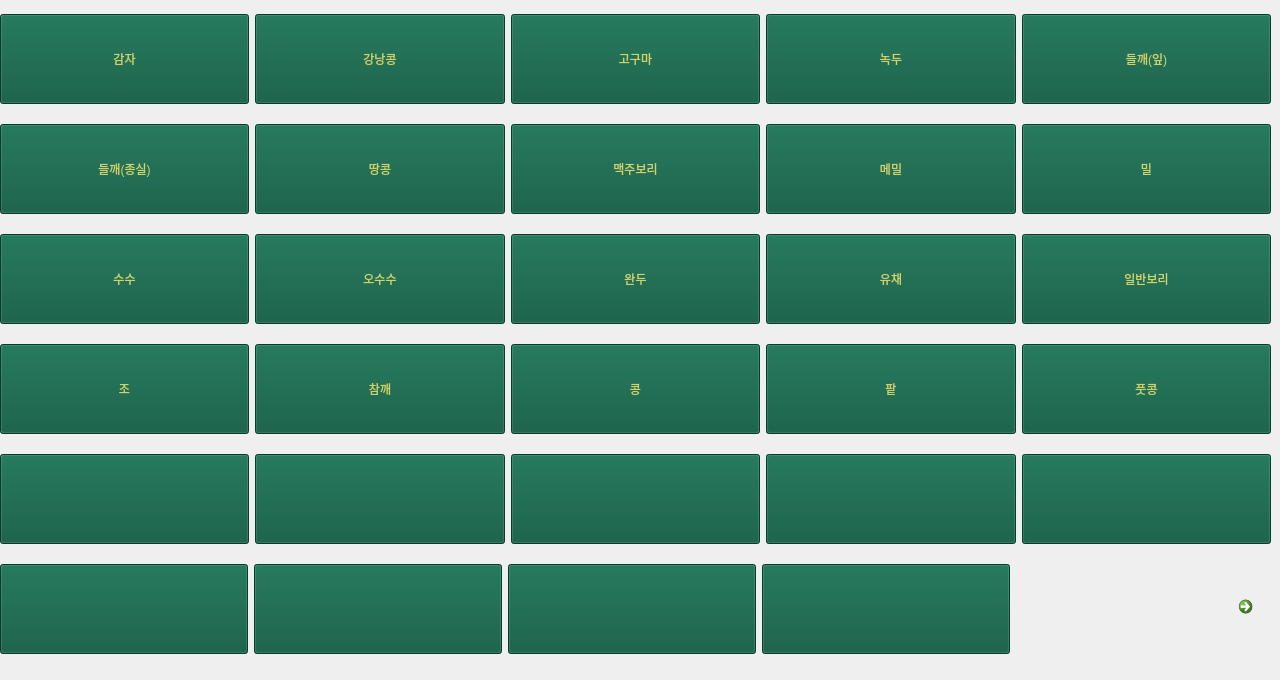
   <widget class="QWidget" name="tab2">
    <attribute name="title">
     <string>밭농사</string>
    </attribute>
    <widget class="QWidget" name="layoutWidget_7">
     <property name="geometry">
      <rect>
       <x>0</x>
       <y>0</y>
       <width>1271</width>
       <height>671</height>
      </rect>
     </property>
     <layout class="QVBoxLayout" name="verticalLayout_3">
      <item>
       <layout class="QHBoxLayout" name="horizontalLayout_17">
        <item>
         <widget class="QPushButton" name="pushButton_2_1">
          <property name="minimumSize">
           <size>
            <width>0</width>
            <height>90</height>
           </size>
          </property>
          <property name="styleSheet">
           <string notr="true">background-color: rgb(7, 85, 59);
color: rgb(206, 212, 106);
font: 18pt &quot;Agency FB&quot;;background-color: rgb(7, 85, 59);
color: rgb(206, 212, 106);</string>
          </property>
          <property name="text">
           <string>감자</string>
          </property>
         </widget>
        </item>
        <item>
         <widget class="QPushButton" name="pushButton_2_2">
          <property name="minimumSize">
           <size>
            <width>0</width>
            <height>90</height>
           </size>
          </property>
          <property name="styleSheet">
           <string notr="true">background-color: rgb(7, 85, 59);
color: rgb(206, 212, 106);
font: 18pt &quot;Agency FB&quot;;</string>
          </property>
          <property name="text">
           <string>강낭콩</string>
          </property>
         </widget>
        </item>
        <item>
         <widget class="QPushButton" name="pushButton_2_3">
          <property name="minimumSize">
           <size>
            <width>0</width>
            <height>90</height>
           </size>
          </property>
          <property name="styleSheet">
           <string notr="true">background-color: rgb(7, 85, 59);
color: rgb(206, 212, 106);
font: 18pt &quot;Agency FB&quot;;</string>
          </property>
          <property name="text">
           <string>고구마</string>
          </property>
         </widget>
        </item>
        <item>
         <widget class="QPushButton" name="pushButton_2_4">
          <property name="minimumSize">
           <size>
            <width>0</width>
            <height>90</height>
           </size>
          </property>
          <property name="styleSheet">
           <string notr="true">background-color: rgb(7, 85, 59);
color: rgb(206, 212, 106);
font: 18pt &quot;Agency FB&quot;;</string>
          </property>
          <property name="text">
           <string>녹두</string>
          </property>
         </widget>
        </item>
        <item>
         <widget class="QPushButton" name="pushButton_2_5">
          <property name="minimumSize">
           <size>
            <width>0</width>
            <height>90</height>
           </size>
          </property>
          <property name="styleSheet">
           <string notr="true">background-color: rgb(7, 85, 59);
color: rgb(206, 212, 106);
font: 18pt &quot;Agency FB&quot;;</string>
          </property>
          <property name="text">
           <string>들깨(잎)</string>
          </property>
         </widget>
        </item>
       </layout>
      </item>
      <item>
       <layout class="QHBoxLayout" name="horizontalLayout_18">
        <item>
         <widget class="QPushButton" name="pushButton_2_6">
          <property name="minimumSize">
           <size>
            <width>0</width>
            <height>90</height>
           </size>
          </property>
          <property name="styleSheet">
           <string notr="true">background-color: rgb(7, 85, 59);
color: rgb(206, 212, 106);
font: 18pt &quot;Agency FB&quot;;</string>
          </property>
          <property name="text">
           <string>들깨(종실)</string>
          </property>
         </widget>
        </item>
        <item>
         <widget class="QPushButton" name="pushButton_2_7">
          <property name="minimumSize">
           <size>
            <width>0</width>
            <height>90</height>
           </size>
          </property>
          <property name="styleSheet">
           <string notr="true">background-color: rgb(7, 85, 59);
color: rgb(206, 212, 106);
font: 18pt &quot;Agency FB&quot;;</string>
          </property>
          <property name="text">
           <string>땅콩</string>
          </property>
         </widget>
        </item>
        <item>
         <widget class="QPushButton" name="pushButton_2_8">
          <property name="minimumSize">
           <size>
            <width>0</width>
            <height>90</height>
           </size>
          </property>
          <property name="styleSheet">
           <string notr="true">background-color: rgb(7, 85, 59);
color: rgb(206, 212, 106);
font: 18pt &quot;Agency FB&quot;;</string>
          </property>
          <property name="text">
           <string>맥주보리</string>
          </property>
         </widget>
        </item>
        <item>
         <widget class="QPushButton" name="pushButton_2_9">
          <property name="minimumSize">
           <size>
            <width>0</width>
            <height>90</height>
           </size>
          </property>
          <property name="styleSheet">
           <string notr="true">background-color: rgb(7, 85, 59);
color: rgb(206, 212, 106);
font: 18pt &quot;Agency FB&quot;;</string>
          </property>
          <property name="text">
           <string>메밀</string>
          </property>
         </widget>
        </item>
        <item>
         <widget class="QPushButton" name="pushButton_2_10">
          <property name="minimumSize">
           <size>
            <width>0</width>
            <height>90</height>
           </size>
          </property>
          <property name="styleSheet">
           <string notr="true">background-color: rgb(7, 85, 59);
color: rgb(206, 212, 106);
font: 18pt &quot;Agency FB&quot;;</string>
          </property>
          <property name="text">
           <string>밀</string>
          </property>
         </widget>
        </item>
       </layout>
      </item>
      <item>
       <layout class="QHBoxLayout" name="horizontalLayout_19">
        <item>
         <widget class="QPushButton" name="pushButton_2_11">
          <property name="minimumSize">
           <size>
            <width>0</width>
            <height>90</height>
           </size>
          </property>
          <property name="styleSheet">
           <string notr="true">background-color: rgb(7, 85, 59);
color: rgb(206, 212, 106);
font: 18pt &quot;Agency FB&quot;;</string>
          </property>
          <property name="text">
           <string>수수</string>
          </property>
         </widget>
        </item>
        <item>
         <widget class="QPushButton" name="pushButton_2_12">
          <property name="minimumSize">
           <size>
            <width>0</width>
            <height>90</height>
           </size>
          </property>
          <property name="styleSheet">
           <string notr="true">background-color: rgb(7, 85, 59);
color: rgb(206, 212, 106);
font: 18pt &quot;Agency FB&quot;;</string>
          </property>
          <property name="text">
           <string>오수수</string>
          </property>
         </widget>
        </item>
        <item>
         <widget class="QPushButton" name="pushButton_2_13">
          <property name="minimumSize">
           <size>
            <width>0</width>
            <height>90</height>
           </size>
          </property>
          <property name="styleSheet">
           <string notr="true">background-color: rgb(7, 85, 59);
color: rgb(206, 212, 106);
font: 18pt &quot;Agency FB&quot;;</string>
          </property>
          <property name="text">
           <string>완두</string>
          </property>
         </widget>
        </item>
        <item>
         <widget class="QPushButton" name="pushButton_2_14">
          <property name="minimumSize">
           <size>
            <width>0</width>
            <height>90</height>
           </size>
          </property>
          <property name="styleSheet">
           <string notr="true">background-color: rgb(7, 85, 59);
color: rgb(206, 212, 106);
font: 18pt &quot;Agency FB&quot;;</string>
          </property>
          <property name="text">
           <string>유채</string>
          </property>
         </widget>
        </item>
        <item>
         <widget class="QPushButton" name="pushButton_2_15">
          <property name="minimumSize">
           <size>
            <width>0</width>
            <height>90</height>
           </size>
          </property>
          <property name="styleSheet">
           <string notr="true">background-color: rgb(7, 85, 59);
color: rgb(206, 212, 106);
font: 18pt &quot;Agency FB&quot;;</string>
          </property>
          <property name="text">
           <string>일반보리</string>
          </property>
         </widget>
        </item>
       </layout>
      </item>
      <item>
       <layout class="QHBoxLayout" name="horizontalLayout_20">
        <item>
         <widget class="QPushButton" name="pushButton_2_16">
          <property name="minimumSize">
           <size>
            <width>0</width>
            <height>90</height>
           </size>
          </property>
          <property name="styleSheet">
           <string notr="true">background-color: rgb(7, 85, 59);
color: rgb(206, 212, 106);
font: 18pt &quot;Agency FB&quot;;</string>
          </property>
          <property name="text">
           <string>조</string>
          </property>
         </widget>
        </item>
        <item>
         <widget class="QPushButton" name="pushButton_2_17">
          <property name="minimumSize">
           <size>
            <width>0</width>
            <height>90</height>
           </size>
          </property>
          <property name="styleSheet">
           <string notr="true">background-color: rgb(7, 85, 59);
color: rgb(206, 212, 106);
font: 18pt &quot;Agency FB&quot;;</string>
          </property>
          <property name="text">
           <string>참깨</string>
          </property>
         </widget>
        </item>
        <item>
         <widget class="QPushButton" name="pushButton_2_18">
          <property name="minimumSize">
           <size>
            <width>0</width>
            <height>90</height>
           </size>
          </property>
          <property name="styleSheet">
           <string notr="true">background-color: rgb(7, 85, 59);
color: rgb(206, 212, 106);
font: 18pt &quot;Agency FB&quot;;</string>
          </property>
          <property name="text">
           <string>콩</string>
          </property>
         </widget>
        </item>
        <item>
         <widget class="QPushButton" name="pushButton_2_19">
          <property name="minimumSize">
           <size>
            <width>0</width>
            <height>90</height>
           </size>
          </property>
          <property name="styleSheet">
           <string notr="true">background-color: rgb(7, 85, 59);
color: rgb(206, 212, 106);
font: 18pt &quot;Agency FB&quot;;</string>
          </property>
          <property name="text">
           <string>팥</string>
          </property>
         </widget>
        </item>
        <item>
         <widget class="QPushButton" name="pushButton_2_20">
          <property name="minimumSize">
           <size>
            <width>0</width>
            <height>90</height>
           </size>
          </property>
          <property name="styleSheet">
           <string notr="true">background-color: rgb(7, 85, 59);
color: rgb(206, 212, 106);
font: 18pt &quot;Agency FB&quot;;</string>
          </property>
          <property name="text">
           <string>풋콩</string>
          </property>
         </widget>
        </item>
       </layout>
      </item>
      <item>
       <layout class="QHBoxLayout" name="horizontalLayout_21">
        <item>
         <widget class="QPushButton" name="pushButton_99">
          <property name="minimumSize">
           <size>
            <width>0</width>
            <height>90</height>
           </size>
          </property>
          <property name="styleSheet">
           <string notr="true">background-color: rgb(7, 85, 59);
color: rgb(206, 212, 106);
font: 18pt &quot;Agency FB&quot;;</string>
          </property>
          <property name="text">
           <string/>
          </property>
         </widget>
        </item>
        <item>
         <widget class="QPushButton" name="pushButton_100">
          <property name="minimumSize">
           <size>
            <width>0</width>
            <height>90</height>
           </size>
          </property>
          <property name="styleSheet">
           <string notr="true">background-color: rgb(7, 85, 59);
color: rgb(206, 212, 106);
font: 18pt &quot;Agency FB&quot;;</string>
          </property>
          <property name="text">
           <string/>
          </property>
         </widget>
        </item>
        <item>
         <widget class="QPushButton" name="pushButton_101">
          <property name="minimumSize">
           <size>
            <width>0</width>
            <height>90</height>
           </size>
          </property>
          <property name="styleSheet">
           <string notr="true">background-color: rgb(7, 85, 59);
color: rgb(206, 212, 106);
font: 18pt &quot;Agency FB&quot;;</string>
          </property>
          <property name="text">
           <string/>
          </property>
         </widget>
        </item>
        <item>
         <widget class="QPushButton" name="pushButton_102">
          <property name="minimumSize">
           <size>
            <width>0</width>
            <height>90</height>
           </size>
          </property>
          <property name="styleSheet">
           <string notr="true">background-color: rgb(7, 85, 59);
color: rgb(206, 212, 106);
font: 18pt &quot;Agency FB&quot;;</string>
          </property>
          <property name="text">
           <string/>
          </property>
         </widget>
        </item>
        <item>
         <widget class="QPushButton" name="pushButton_103">
          <property name="minimumSize">
           <size>
            <width>0</width>
            <height>90</height>
           </size>
          </property>
          <property name="styleSheet">
           <string notr="true">background-color: rgb(7, 85, 59);
color: rgb(206, 212, 106);
font: 18pt &quot;Agency FB&quot;;</string>
          </property>
          <property name="text">
           <string/>
          </property>
         </widget>
        </item>
       </layout>
      </item>
      <item>
       <layout class="QHBoxLayout" name="horizontalLayout_22">
        <item>
         <widget class="QPushButton" name="pushButton_104">
          <property name="minimumSize">
           <size>
            <width>248</width>
            <height>90</height>
           </size>
          </property>
          <property name="maximumSize">
           <size>
            <width>248</width>
            <height>90</height>
           </size>
          </property>
          <property name="styleSheet">
           <string notr="true">background-color: rgb(7, 85, 59);
color: rgb(206, 212, 106);
font: 18pt &quot;Agency FB&quot;;</string>
          </property>
          <property name="text">
           <string/>
          </property>
         </widget>
        </item>
        <item>
         <widget class="QPushButton" name="pushButton_105">
          <property name="minimumSize">
           <size>
            <width>248</width>
            <height>90</height>
           </size>
          </property>
          <property name="maximumSize">
           <size>
            <width>248</width>
            <height>90</height>
           </size>
          </property>
          <property name="styleSheet">
           <string notr="true">background-color: rgb(7, 85, 59);
color: rgb(206, 212, 106);
font: 18pt &quot;Agency FB&quot;;</string>
          </property>
          <property name="text">
           <string/>
          </property>
         </widget>
        </item>
        <item>
         <widget class="QPushButton" name="pushButton_106">
          <property name="minimumSize">
           <size>
            <width>248</width>
            <height>90</height>
           </size>
          </property>
          <property name="maximumSize">
           <size>
            <width>248</width>
            <height>90</height>
           </size>
          </property>
          <property name="styleSheet">
           <string notr="true">background-color: rgb(7, 85, 59);
color: rgb(206, 212, 106);
font: 18pt &quot;Agency FB&quot;;</string>
          </property>
          <property name="text">
           <string/>
          </property>
         </widget>
        </item>
        <item>
         <widget class="QPushButton" name="pushButton_107">
          <property name="minimumSize">
           <size>
            <width>248</width>
            <height>90</height>
           </size>
          </property>
          <property name="maximumSize">
           <size>
            <width>248</width>
            <height>90</height>
           </size>
          </property>
          <property name="styleSheet">
           <string notr="true">background-color: rgb(7, 85, 59);
color: rgb(206, 212, 106);
font: 18pt &quot;Agency FB&quot;;</string>
          </property>
          <property name="text">
           <string/>
          </property>
         </widget>
        </item>
        <item>
         <spacer name="horizontalSpacer_3">
          <property name="orientation">
           <enum>Qt::Horizontal</enum>
          </property>
          <property name="sizeHint" stdset="0">
           <size>
            <width>40</width>
            <height>20</height>
           </size>
          </property>
         </spacer>
        </item>
        <item>
         <widget class="QCommandLinkButton" name="commandLinkButton_2">
          <property name="maximumSize">
           <size>
            <width>40</width>
            <height>40</height>
           </size>
          </property>
          <property name="styleSheet">
           <string notr="true">background-color: rgb(7, 85, 59);
color:rgb(206, 212, 106);
</string>
          </property>
          <property name="text">
           <string/>
          </property>
         </widget>
        </item>
       </layout>
      </item>
     </layout>
    </widget>
   </widget>
